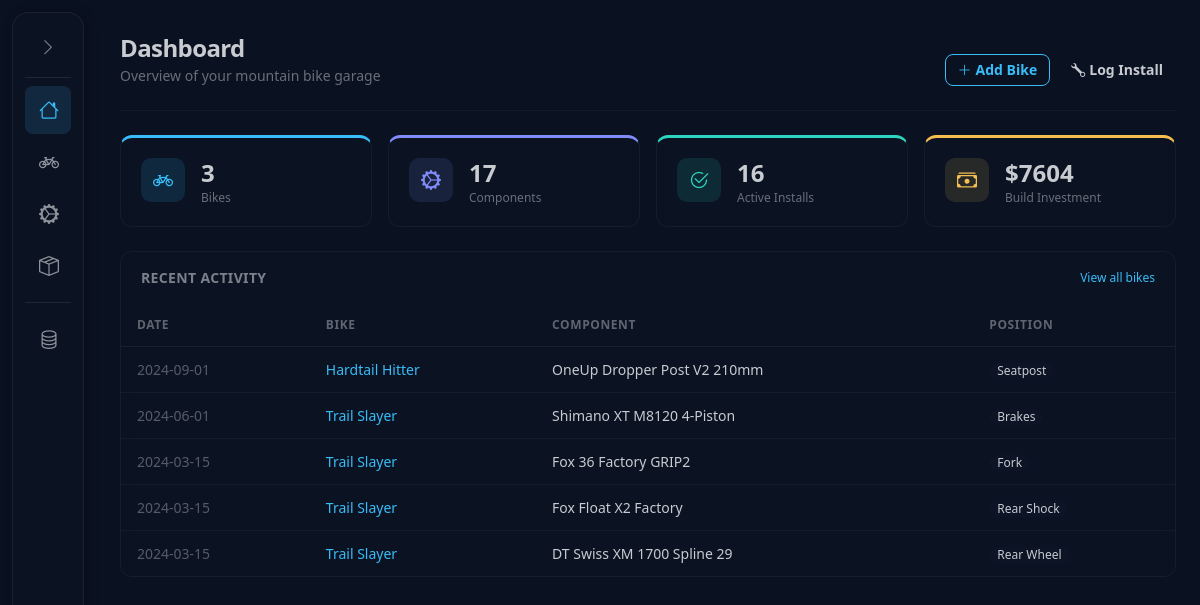
The app's page /, older data.
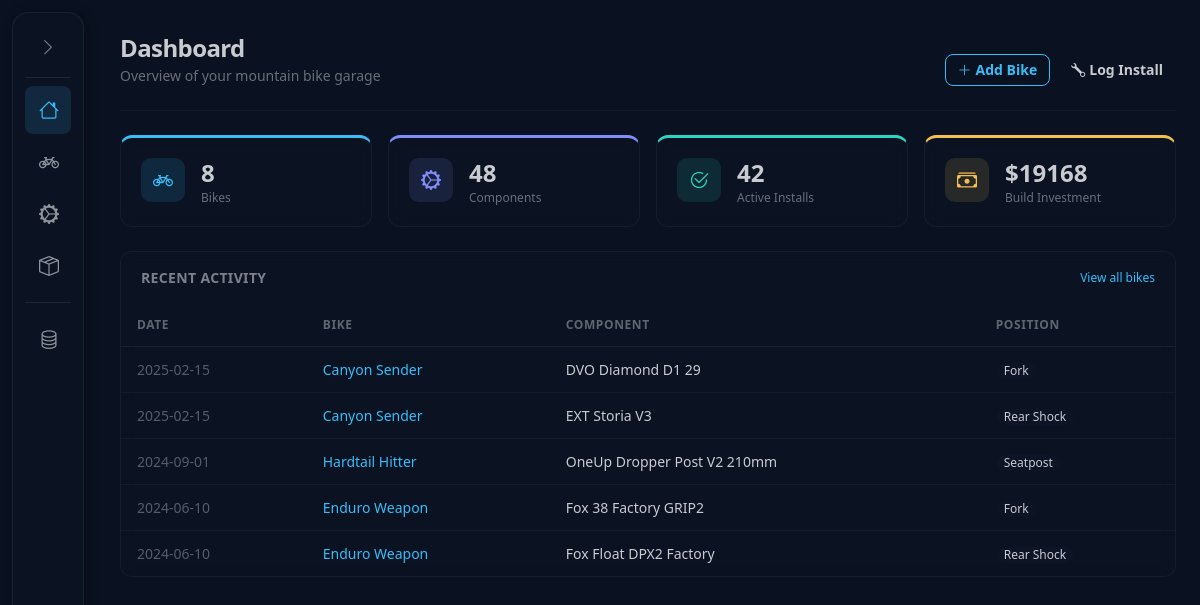
The same page, newer data.
### tables this page shows
CREATE TABLE bike_components (
    id INTEGER PRIMARY KEY AUTOINCREMENT,
    bike_id INTEGER NOT NULL REFERENCES bikes(id) ON DELETE CASCADE,
    component_id INTEGER NOT NULL REFERENCES components(id) ON DELETE CASCADE,
    position TEXT,
    install_date TEXT,
    removal_date TEXT,
    price REAL,
    condition_notes TEXT
);

CREATE TABLE bikes (
    id INTEGER PRIMARY KEY AUTOINCREMENT,
    name TEXT NOT NULL,
    frame_id INTEGER NOT NULL REFERENCES frames(id) ON DELETE CASCADE,
    notes TEXT
);

### bikebuild/web.py (the view)
@app.route('/')
def index():
    bike_count = query_db("SELECT COUNT(*) AS c FROM bikes", one=True)['c']
    component_count = query_db("SELECT COUNT(*) AS c FROM components", one=True)['c']
    inventory_count = query_db("SELECT COUNT(*) AS c FROM inventory", one=True)['c']
    installed_count = query_db("SELECT COUNT(*) AS c FROM bike_components WHERE removal_date IS NULL", one=True)['c']
    total_cost = query_db("SELECT COALESCE(SUM(price),0) AS c FROM bike_components WHERE removal_date IS NULL", one=True)['c']
    recent_installs = query_db("""
        SELECT bc.install_date, b.name AS bike_name, b.id AS bike_id,
               c.manufacturer || ' ' || c.model AS part_name, bc.position
        FROM bike_components bc
        JOIN bikes b ON bc.bike_id = b.id
        JOIN components c ON bc.component_id = c.id
        ORDER BY bc.install_date DESC
        LIMIT 5
    """)
    return render_template('index.html',
                           bike_count=bike_count,
                           component_count=component_count,
                           inventory_count=inventory_count,
                           installed_count=installed_count,
                           total_cost=total_cost,
                           recent_installs=recent_installs)

### bikebuild/web.py (called while the page is built)
def get_db():
    if 'db' not in g:
        g.db = sqlite3.connect(DATABASE)
        g.db.row_factory = sqlite3.Row
        g.db.execute("PRAGMA foreign_keys = ON")
    return g.db

def query_db(query, args=(), one=False):
    cur = get_db().execute(query, args)
    rv = cur.fetchall()
    cur.close()
    return (rv[0] if rv else None) if one else rv

### bikebuild/templates/index.html (shortened to what this page needs)
{% extends "base.html" %}
{% block content %}
<div class="flex flex-wrap items-end justify-between gap-4 mb-6">
    <div>
        <h1 class="text-2xl font-bold tracking-tight">Dashboard</h1>
        <p class="text-sm text-base-content/50 mt-0.5">Overview of your mountain bike garage</p>
    </div>
    <div class="flex gap-2">
        <a href="{{ url_for('bike_new') }}" class="btn btn-sm btn-primary btn-outline gap-1">
            <i class="bi bi-plus-lg"></i> Add Bike
        </a>
        <a href="{{ url_for('bikes_list') }}" class="btn btn-sm btn-ghost gap-1">
            <i class="bi bi-wrench"></i> Log Install
        </a>
    </div>
</div>
<div class="h-px bg-base-content/5 mb-6"></div>
<div class="grid grid-cols-1 sm:grid-cols-2 lg:grid-cols-4 gap-4 mb-6">
    <a href="{{ url_for('bikes_list') }}" class="dash-card dash-card--primary">
        <div class="dash-icon-wrap">
            <i class="bi bi-bicycle"></i>
        </div>
        <div>
            <div class="text-2xl font-bold leading-tight">{{ bike_count }}</div>
            <div class="text-xs text-base-content/50 mt-0.5">Bikes</div>
        </div>
    </a>
    <a href="{{ url_for('components_list') }}" class="dash-card dash-card--secondary">
        <div class="dash-icon-wrap">
            <i class="bi bi-gear-wide-connected"></i>
        </div>
        <div>
            <div class="text-2xl font-bold leading-tight">{{ component_count }}</div>
            <div class="text-xs text-base-content/50 mt-0.5">Components</div>
        </div>
    </a>
    <div class="dash-card dash-card--success">
        <div class="dash-icon-wrap">
            <i class="bi bi-check2-circle"></i>
        </div>
        <div>
            <div class="text-2xl font-bold leading-tight">{{ installed_count }}</div>
            <div class="text-xs text-base-content/50 mt-0.5">Active Installs</div>
        </div>
    </div>
    <div class="dash-card dash-card--warning">
        <div class="dash-icon-wrap">
            <i class="bi bi-cash-stack"></i>
        </div>
        <div>
            <div class="text-2xl font-bold leading-tight">${{ "%.0f"|format(total_cost) }}</div>
            <div class="text-xs text-base-content/50 mt-0.5">Build Investment</div>
        </div>
    </div>
</div>
<div class="dash-panel">
    <div class="flex items-center justify-between px-5 py-4">
        <h2 class="text-sm font-semibold tracking-wide uppercase text-base-content/60">Recent Activity</h2>
        <a href="{{ url_for('bikes_list') }}" class="text-xs text-primary hover:underline">View all bikes</a>
    </div>
    <div class="overflow-x-auto">
        <table class="dash-table">
            <thead>
                <tr>
                    <th>Date</th>
                    <th>Bike</th>
                    <th>Component</th>
                    <th>Position</th>
                </tr>
            </thead>
            <tbody>
                {% for r in recent_installs %}
                <tr>
                    <td class="text-base-content/40 tabular-nums">{{ r.install_date or '—' }}</td>
                    <td><a href="{{ url_for('bike_detail', bike_id=r.bike_id) }}" class="text-primary hover:underline font-medium">{{ r.bike_name }}</a></td>
                    <td>{{ r.part_name }}</td>
                    <td>
                        {% if r.position %}
                        <span class="badge badge-ghost badge-sm">{{ r.position }}</span>
                        {% else %}
                        <span class="text-base-content/30">—</span>
                        {% endif %}
                    </td>
                </tr>
                {% endfor %}
            </tbody>
        </table>
    </div>
</div>
{% endblock %}

Row changes from the older to the newer data that the page shows:
no longer on this page (row unchanged): bike_components: install_date "2024-06-01", bike_name "Trail Slayer", part_name "Shimano XT M8120 4-Piston", position "Brakes"
no longer on this page (row unchanged): bike_components: install_date "2024-03-15", bike_name "Trail Slayer", part_name "Fox 36 Factory GRIP2", position "Fork"
no longer on this page (row unchanged): bike_components: install_date "2024-03-15", bike_name "Trail Slayer", part_name "Fox Float X2 Factory", position "Rear Shock"
no longer on this page (row unchanged): bike_components: install_date "2024-03-15", bike_name "Trail Slayer", part_name "DT Swiss XM 1700 Spline 29", position "Rear Wheel"
added bike_components: install_date "2025-02-15", bike_name "Canyon Sender", part_name "DVO Diamond D1 29", position "Fork"
added bike_components: install_date "2025-02-15", bike_name "Canyon Sender", part_name "EXT Storia V3", position "Rear Shock"
added bike_components: install_date "2024-06-10", bike_name "Enduro Weapon", part_name "Fox 38 Factory GRIP2", position "Fork"
added bike_components: install_date "2024-06-10", bike_name "Enduro Weapon", part_name "Fox Float DPX2 Factory", position "Rear Shock"
Text that changed along with them:
{{ bike_count }}: "3" → "8"
{{ component_count }}: "17" → "48"
{{ installed_count }}: "16" → "42"
{{ "%.0f"|format(total_cost) }}: "7604" → "19168"
